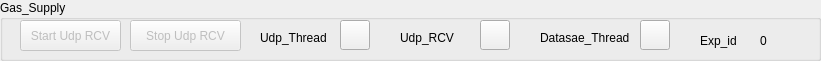
    <widget class="QGroupBox" name="groupBox_15">
     <property name="geometry">
      <rect>
       <x>0</x>
       <y>120</y>
       <width>821</width>
       <height>61</height>
      </rect>
     </property>
     <property name="title">
      <string>Gas_Supply</string>
     </property>
     <widget class="QPushButton" name="pushButton_149">
      <property name="enabled">
       <bool>false</bool>
      </property>
      <property name="geometry">
       <rect>
        <x>20</x>
        <y>20</y>
        <width>101</width>
        <height>31</height>
       </rect>
      </property>
      <property name="text">
       <string>Start Udp RCV</string>
      </property>
     </widget>
     <widget class="QPushButton" name="pushButton_150">
      <property name="enabled">
       <bool>false</bool>
      </property>
      <property name="geometry">
       <rect>
        <x>130</x>
        <y>20</y>
        <width>111</width>
        <height>31</height>
       </rect>
      </property>
      <property name="text">
       <string>Stop Udp RCV</string>
      </property>
     </widget>
     <widget class="QPushButton" name="pushButton_151">
      <property name="geometry">
       <rect>
        <x>640</x>
        <y>20</y>
        <width>30</width>
        <height>30</height>
       </rect>
      </property>
      <property name="styleSheet">
       <string notr="true"/>
      </property>
      <property name="text">
       <string/>
      </property>
     </widget>
     <widget class="QLabel" name="label_149">
      <property name="geometry">
       <rect>
        <x>400</x>
        <y>30</y>
        <width>91</width>
        <height>16</height>
       </rect>
      </property>
      <property name="text">
       <string>Udp_RCV</string>
      </property>
     </widget>
     <widget class="QLabel" name="label_150">
      <property name="geometry">
       <rect>
        <x>700</x>
        <y>30</y>
        <width>41</width>
        <height>21</height>
       </rect>
      </property>
      <property name="text">
       <string>Exp_id</string>
      </property>
     </widget>
     <widget class="QPushButton" name="pushButton_152">
      <property name="geometry">
       <rect>
        <x>480</x>
        <y>20</y>
        <width>30</width>
        <height>30</height>
       </rect>
      </property>
      <property name="styleSheet">
       <string notr="true"/>
      </property>
      <property name="text">
       <string/>
      </property>
     </widget>
     <widget class="QLabel" name="label_151">
      <property name="geometry">
       <rect>
        <x>760</x>
        <y>30</y>
        <width>21</width>
        <height>21</height>
       </rect>
      </property>
      <property name="text">
       <string>0</string>
      </property>
     </widget>
     <widget class="QPushButton" name="pushButton_153">
      <property name="geometry">
       <rect>
        <x>340</x>
        <y>20</y>
        <width>30</width>
        <height>30</height>
       </rect>
      </property>
      <property name="styleSheet">
       <string notr="true"/>
      </property>
      <property name="text">
       <string/>
      </property>
     </widget>
     <widget class="QLabel" name="label_152">
      <property name="geometry">
       <rect>
        <x>260</x>
        <y>30</y>
        <width>71</width>
        <height>16</height>
       </rect>
      </property>
      <property name="text">
       <string>Udp_Thread</string>
      </property>
     </widget>
     <widget class="QLabel" name="label_153">
      <property name="geometry">
       <rect>
        <x>540</x>
        <y>30</y>
        <width>91</width>
        <height>16</height>
       </rect>
      </property>
      <property name="text">
       <string>Datasae_Thread</string>
      </property>
     </widget>
    </widget>
